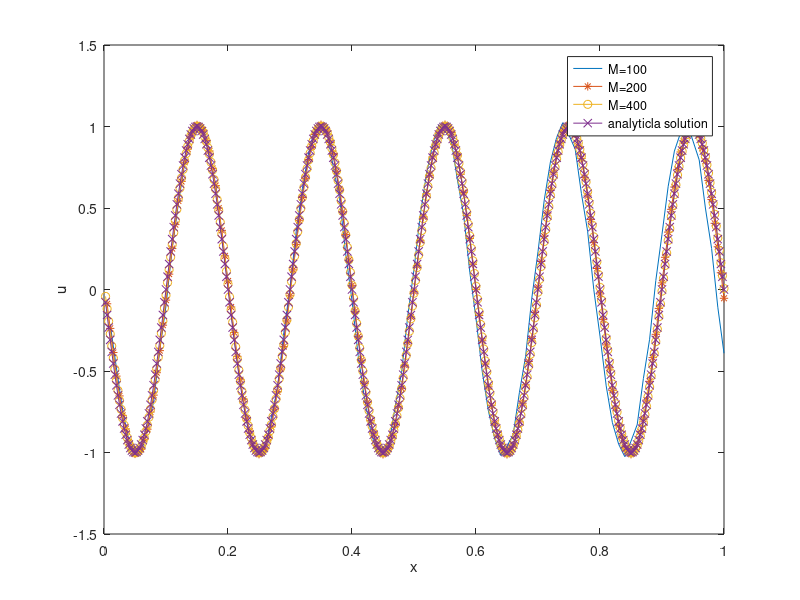

MATLAB code for this plot:
%% problem 11
clear all; % clear all data
low=0; % define my low and high spatial boundary
high=1;
M=100; % number of grids
a=1; % a is the coefficient
M_s=[];
err_s=[];
j=1;
solu=[];
for M=[100 200 400 ];
dx=(high-low)/(M);
out=[]; % output file which the solution of each time ste can be found here
pos=dx*[1:M]; % calculate position value at each grid
un=zeros(M,1);
%% set A
A=zeros(M); % initialize matrix A
for i=2:M-1
    A(i,i-1)=-1;
    A(i,i+1)=1;
end
A(1,2)=1;
A(M,M-1:M)=[-2 2]; % Now A is B(1,-2,1);
operator_2O_center=1/2/dx*A; % Define my 2nd-order centered differences operator;
%% 4th-order Runge-Kutta methods
t=0;
h=a*dx; % Courant number=1
out=[];
for i=1:(10/h)+1
    bc=zeros(M,1);
    u0=sin(10*pi*t)/2/dx;
    bc(1)=-u0;
    unp1d2_1=un-1/2*h*(operator_2O_center*un+bc);
    unp1d2_2=un-1/2*h*(operator_2O_center*unp1d2_1+bc);
    unp1_bar=un-h*(operator_2O_center*unp1d2_2+bc);
    unp1=un-1/6*h*(operator_2O_center*(un+2*unp1d2_1+2*unp1d2_2+unp1_bar)+6*bc);
    un=unp1;
    out=[out ; t -bc(1)*2*dx unp1.'];
    analytical=sin(-10*pi*[0 pos]+10*pi*t);
%     plot([0 pos],out(i,2:end),'*-',[0 pos],analytical)
    t=t+h;
%     pause( )
end
 solu{1,j}=unp1;
 j=j+1;
t=t-h;
M_s=[M_s M];
analytical=sin(-10*pi*pos+10*pi*t);
err=sqrt(sum((analytical-unp1.').^2)/M)
err_s=[err_s err];
end
M=100;
dx=(high-low)/(M);
out=[]; % output file which the solution of each time ste can be found here
pos=dx*[1:M]; % calculate position value at each grid
plot(pos,solu{1},'-');
hold on;
M=200;
dx=(high-low)/(M);
out=[]; % output file which the solution of each time ste can be found here
pos=dx*[1:M]; % calculate position value at each grid
plot(pos,solu{2},'*-');

M=400;
dx=(high-low)/(M);
out=[]; % output file which the solution of each time ste can be found here
pos=dx*[1:M]; % calculate position value at each grid
plot(pos,solu{3},'o-');
analytical=sin(-10*pi*pos+10*pi*50);
plot(pos,analytical,'x-');
legend('M=100','M=200','M=400','analyticla solution');
xlabel('x')
ylabel('u')

% plot(M_s,err_s)
x=log(M_s);
y=log(err_s);
p=polyfit(x,y,1)
